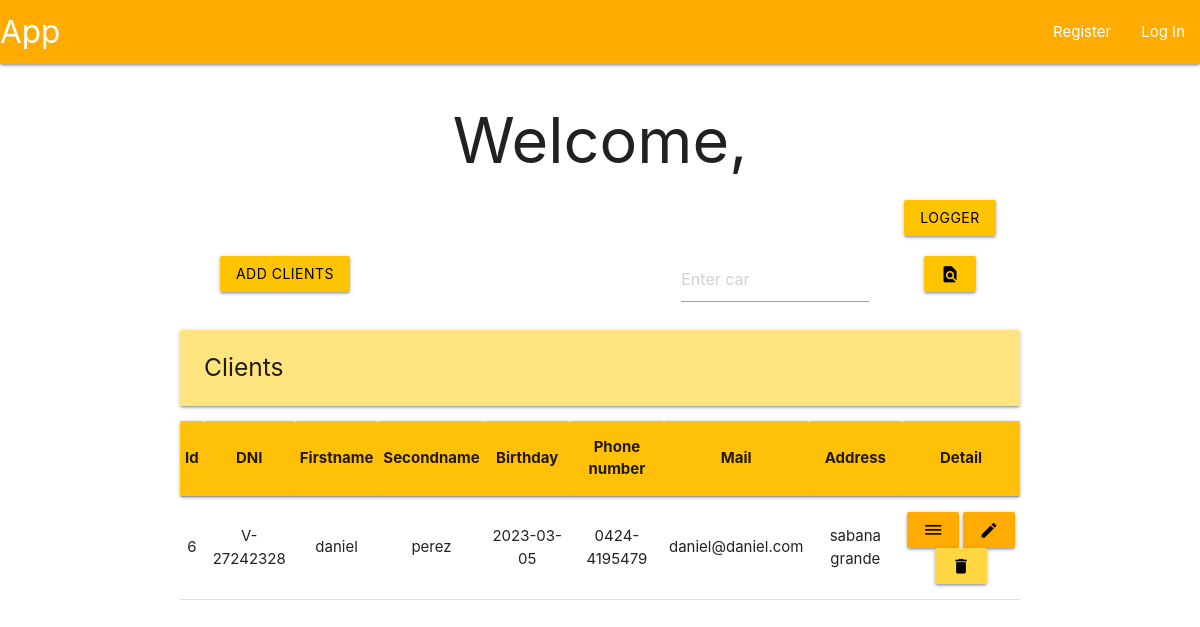
The app's page /clients, older data.
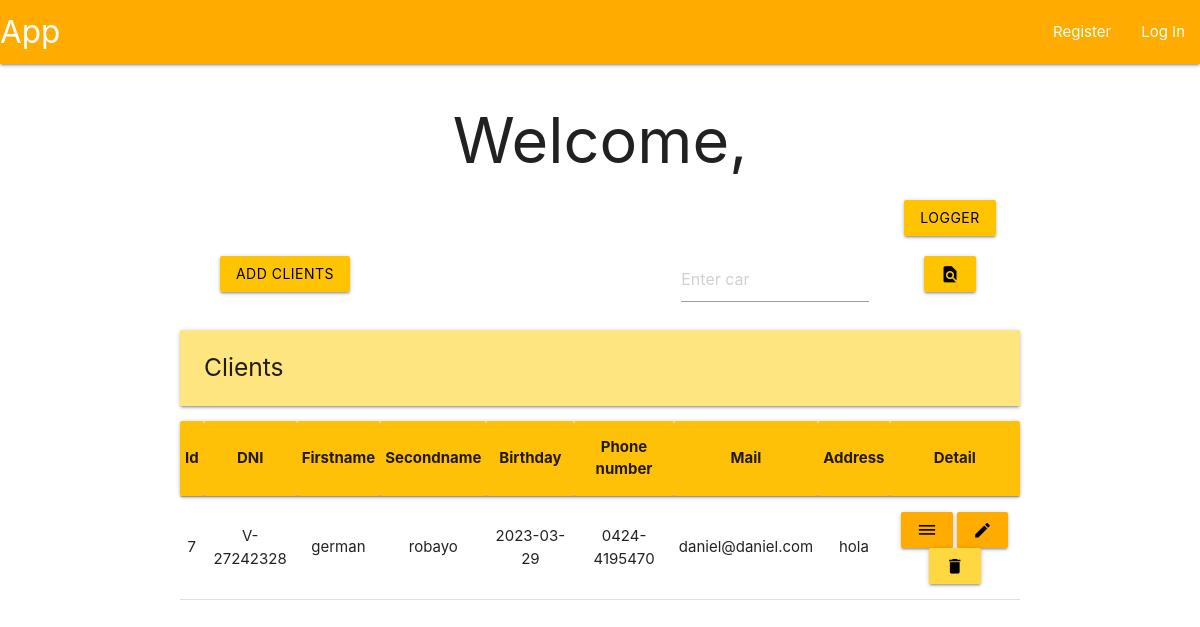
The same page, newer data.
### tables this page shows
CREATE TABLE clients (
    id INTEGER PRIMARY KEY AUTOINCREMENT,
    dni TEXT NOT NULL UNIQUE,
    firstname TEXT NOT NULL,
    secondname TEXT NOT NULL,
    birthday TEXT NOT NULL,
    tlf TEXT NOT NULL,
    mail TEXT NOT NULL,
    address TEXT NOT NULL
);

### app/clientView.py (the view, shortened to what this page needs)
@bp.route('', methods=('POST', 'GET'))
def clientView():
    db = get_db()
    flag = False
    if not flag:
        clients = db.execute('SELECT * FROM clients').fetchall()
    return render_template('index/analist/analistView.html', clients=clients)

### app/auth.py (called while the page is built)
@bp.before_app_request
def load_logged_in_user():
    user_id = session.get('user_id')
    if user_id is None:
        g.user = None
    else:
        g.user = get_db().execute(
            "SELECT * FROM user WHERE id = ?",
            (user_id,)
        ).fetchone()

### app/db.py (called while the page is built)
def get_db():
    if 'db' not in g:
        g.db = sqlite3.connect(
            current_app.config['DATABASE'],
            detect_types = sqlite3.PARSE_DECLTYPES
        )
        g.db.row_factory = sqlite3.Row
    return g.db

### app/templates/index/analist/analistView.html (shortened to what this page needs)
{% extends 'base.html' %}
{% block header %}
    <h1>{%block title %}Welcome, {{ g.user['username']}}{% endblock %}</h1>
{% endblock %}
{% block content %}
{% if g.user['roleId'] != 1%}
<div class="row">
    <div class="col s2 offset-s10">
        <form method="POST">
            <button class="btn amber accent-3 black-text" name="logs">logger</button>
        </form>
    </div>
</div>
{% endif %}
<div class="row">
    <form method="POST">
        <div class="col s3">
            <button class="btn amber accent-3 black-text" name="add">Add clients</button>
        </div>
    </form>
    <form method="POST">
      <div class="col s3 offset-s4">
        <input placeholder="Enter car" name="find">
      </div>
      <div class="col s2">
        <button class="btn amber accent-3 black-text" type="submit" value="Find logs">
            <i class="material-icons">find_in_page</i>
        </button>
      </div>
    </form>
</div>
<div class="left-align">
    <h5 class="card-panel amber accent-1">Clients</h5>
</div>
<table class="centered">
    <thead class="card-panel amber acent-1">
        <tr>
            <th>Id</th>
            <th>DNI</th>
            <th>Firstname</th>
            <th>Secondname</th>
            <th>Birthday</th>
            <th>Phone number</th>
            <th>Mail</th>
            <th>Address</th>
            <th>Detail</th>
        </tr>
    </thead>
    <tbody>
        {% for client in clients %}
        <tr>
            <td>{{ client['id'] }}</td>
            <td>{{ client['dni'] }}</td>
            <td>{{ client['firstname'] }}</td>
            <td>{{ client['secondname'] }}</td>
            <td>{{ client['Birthday'] }}</td>
            <td>{{ client['tlf'] }}</td>
            <td>{{ client['mail'] }}</td>
            <td>{{ client['address'] }}</td>
            <td>
                <form method="POST">
                    <button class="btn amber accent-4 black-text", name="detail" value="{{ client['id'] }}">
                        <i class="material-icons">dehaze</i>
                    </button>
                    <button class="btn amber accent-4 black-text", name="modify" value="{{ client['id'] }}">
                        <i class="material-icons">edit</i>
                    </button>
                    <button class="btn amber accent-2 black-text" name="delete" value="{{ client['id'] }}">
                        <i class="material-icons">delete</i>
                    </button>
                </form>
            </td>
        </tr>
        {% endfor %}
    </tbody>
</table>
{% endblock %}

### app/templates/base.html (shortened to what this page needs)
<!DOCTYPE html>
<link rel="stylesheet" href="{{ url_for('static', filename='materialize.css') }}">
<link rel="stylesheet" href="{{ url_for('static', filename='style.css') }}">
<nav>
    <div class="nav-wrapper amber accent-4">
      <a href="#" class="brand-logo">App</a>
      <ul class="right hide-n black-text text-black">
        {% if g.user %}
            <li><a href="{{ url_for('user.profile')}}">{{ g.user['username'] }}</span></a>
            <li><a href="{{ url_for('auth.logout') }}">Log Out</a>
        {% else %}
            <li><a href="{{ url_for('auth.register') }}">Register</a>
            <li><a href="{{ url_for('auth.login') }}">Log In</a>
        {% endif %}
      </ul>
    </div>
</nav>
<section class="content container center-align">
    <header>
        {% block header %}{% endblock %}
    </header>
    {% block content %}{% endblock %}
</section>

Row changes from the older to the newer data that the page shows:
removed clients: id "6", dni "V-27242328", firstname "daniel", secondname "perez", Birthday "2023-03-05", tlf "0424-4195479", mail "daniel@daniel.com", address "sabana grande"
added clients: id "7", dni "V-27242328", firstname "german", secondname "robayo", Birthday "2023-03-29", tlf "0424-4195470", mail "daniel@daniel.com", address "hola"
